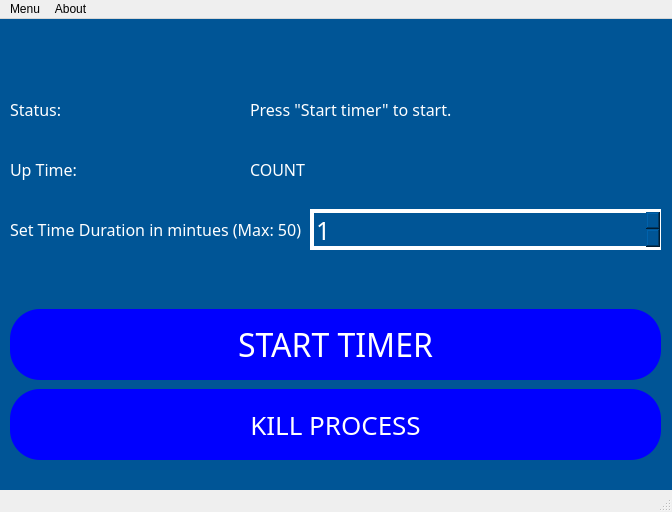
<?xml version="1.0" encoding="UTF-8"?>
<ui version="4.0">
 <class>MainWindow</class>
 <widget class="QMainWindow" name="MainWindow">
  <property name="geometry">
   <rect>
    <x>0</x>
    <y>0</y>
    <width>672</width>
    <height>512</height>
   </rect>
  </property>
  <property name="windowTitle">
   <string>VStrechTimer</string>
  </property>
  <property name="windowIcon">
   <iconset>
    <normaloff>logo.png</normaloff>logo.png</iconset>
  </property>
  <property name="styleSheet">
   <string notr="true">QMainWindow{

}</string>
  </property>
  <property name="animated">
   <bool>true</bool>
  </property>
  <property name="documentMode">
   <bool>false</bool>
  </property>
  <property name="dockNestingEnabled">
   <bool>false</bool>
  </property>
  <widget class="QWidget" name="centralwidget">
   <property name="styleSheet">
    <string notr="true">QWidget{
background-color:rgb(0, 85, 150);
}
</string>
   </property>
   <widget class="QPushButton" name="startbtn">
    <property name="geometry">
     <rect>
      <x>10</x>
      <y>290</y>
      <width>651</width>
      <height>71</height>
     </rect>
    </property>
    <property name="cursor">
     <cursorShape>PointingHandCursor</cursorShape>
    </property>
    <property name="mouseTracking">
     <bool>false</bool>
    </property>
    <property name="styleSheet">
     <string notr="true">

QPushButton
{
background-color:blue;
color:white;
border-radius:30px;
font-size:32px;
font-family:sans-serif;
}

QPushButton:hover
{
   background-color:white;
	color:black;
}

QPushButton:pressed
{
   background-color:yellow;
	color:black;
}</string>
    </property>
    <property name="text">
     <string>START TIMER</string>
    </property>
   </widget>
   <widget class="QPushButton" name="killbtn">
    <property name="geometry">
     <rect>
      <x>10</x>
      <y>370</y>
      <width>651</width>
      <height>71</height>
     </rect>
    </property>
    <property name="styleSheet">
     <string notr="true">

QPushButton
{
background-color:blue;
color:white;
border-radius:30px;
font-size:26px;
font-family:sans-serif;
font-weight:200
}

QPushButton:hover
{
   background-color:red;
	color:white;
}</string>
    </property>
    <property name="text">
     <string>KILL PROCESS</string>
    </property>
   </widget>
   <widget class="QLabel" name="label">
    <property name="geometry">
     <rect>
      <x>10</x>
      <y>70</y>
      <width>221</width>
      <height>41</height>
     </rect>
    </property>
    <property name="styleSheet">
     <string notr="true">font-family:sans-serif;
font-size:16px;
color:white;</string>
    </property>
    <property name="text">
     <string>Status: </string>
    </property>
   </widget>
   <widget class="QLabel" name="launch_status">
    <property name="geometry">
     <rect>
      <x>250</x>
      <y>70</y>
      <width>411</width>
      <height>41</height>
     </rect>
    </property>
    <property name="styleSheet">
     <string notr="true">font-family:sans-serif;
font-size:16px;
color:white;</string>
    </property>
    <property name="text">
     <string>Press &quot;Start timer&quot; to start.</string>
    </property>
   </widget>
   <widget class="QLabel" name="label_3">
    <property name="geometry">
     <rect>
      <x>10</x>
      <y>130</y>
      <width>221</width>
      <height>41</height>
     </rect>
    </property>
    <property name="styleSheet">
     <string notr="true">font-family:sans-serif;
font-size:16px;
color:white;</string>
    </property>
    <property name="text">
     <string>Up Time: </string>
    </property>
   </widget>
   <widget class="QLabel" name="launch_uptime">
    <property name="geometry">
     <rect>
      <x>250</x>
      <y>130</y>
      <width>411</width>
      <height>41</height>
     </rect>
    </property>
    <property name="styleSheet">
     <string notr="true">font-family:sans-serif;
font-size:16px;
color:white;</string>
    </property>
    <property name="text">
     <string>COUNT</string>
    </property>
   </widget>
   <widget class="QLabel" name="label_4">
    <property name="geometry">
     <rect>
      <x>10</x>
      <y>190</y>
      <width>291</width>
      <height>41</height>
     </rect>
    </property>
    <property name="styleSheet">
     <string notr="true">font-family:sans-serif;
font-size:16px;
color:white;</string>
    </property>
    <property name="text">
     <string>Set Time Duration in mintues (Max: 50): </string>
    </property>
   </widget>
   <widget class="QSpinBox" name="howmuch">
    <property name="geometry">
     <rect>
      <x>310</x>
      <y>190</y>
      <width>351</width>
      <height>41</height>
     </rect>
    </property>
    <property name="styleSheet">
     <string notr="true">QSpinBox{
border:4px solid white; 
border-radius:25px;
font-family:sans-serif;
font-size:25px;
color:white;
}</string>
    </property>
    <property name="minimum">
     <number>1</number>
    </property>
    <property name="maximum">
     <number>50</number>
    </property>
   </widget>
  </widget>
  <widget class="QStatusBar" name="statusbar"/>
  <widget class="QMenuBar" name="menubar">
   <property name="geometry">
    <rect>
     <x>0</x>
     <y>0</y>
     <width>672</width>
     <height>21</height>
    </rect>
   </property>
   <widget class="QMenu" name="menuMenu">
    <property name="title">
     <string>Menu</string>
    </property>
    <addaction name="actionStart"/>
   </widget>
   <widget class="QMenu" name="menuAbout">
    <property name="title">
     <string>About</string>
    </property>
    <addaction name="actionAbout_Developer"/>
   </widget>
   <addaction name="menuMenu"/>
   <addaction name="menuAbout"/>
  </widget>
  <action name="actionExit">
   <property name="text">
    <string>Exit</string>
   </property>
  </action>
  <action name="actionStart">
   <property name="text">
    <string>Start</string>
   </property>
  </action>
  <action name="actionStop">
   <property name="text">
    <string>Stop</string>
   </property>
  </action>
  <action name="actionAbout_Developer">
   <property name="text">
    <string>About Developer</string>
   </property>
  </action>
 </widget>
 <resources/>
 <connections/>
</ui>
